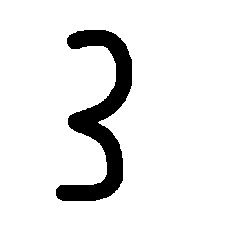
#> input picture data/digits/3_1.png, 228 x 228 px, found by its file name
$ jupyter execute --allow-errors digits_training.ipynb
#> lines starting #> are read from the running program, lines starting #| are printed output that depends on the picture; after the words box and inside, x2 and y2 are one past the last pixel; in counts of white or black regions, pixels touching at a corner belong together
[cell 1]
import os
from PIL import Image
import numpy as np
import pandas as pd
from matplotlib import pyplot as plt

def plot_digit(dgts, tit = None):
    f, ax = plt.subplots()
    ax.imshow(dgts.reshape(30, 30),cmap='gray')
    if tit: ax.set_title(tit)
    plt.show()

[cell 2]
def get_image_vect(path):
    imagen_original = Image.open(path)
    imagen_redimensionada = imagen_original.resize((30, 30))
    imagen_escala_de_grises = imagen_redimensionada.convert("L")
    datos_pixeles = list(imagen_escala_de_grises.getdata())
    datos_pixeles_normalizados = [int(pixel / 255 * 15) for pixel in datos_pixeles]
    return datos_pixeles_normalizados


def get_trainng_digits(path):
#> called with path = '../data/digits'
    data = []
    labels = []
    digit_ns = [f for f in os.listdir(path)]
    for n, digit_n in enumerate(digit_ns):
        imagen_original = Image.open(os.path.join(path,digit_n))
#> imagen_original is the input picture: PIL image 228x228 RGB; 90.9% white; 1 black region, box (x1, y1, x2, y2) and area: (56, 30, 132, 201) 4715
        imagen_redimensionada = imagen_original.resize((30, 30))
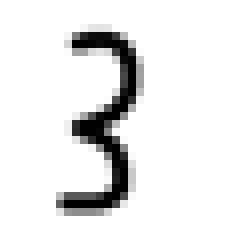
#> imagen_redimensionada: PIL image 30x30 RGB (shown 8 times larger); min 0, max 255, mean 231.8
        imagen_escala_de_grises = imagen_redimensionada.convert("L")
        datos_pixeles = list(imagen_escala_de_grises.getdata())
#> datos_pixeles = 900 values, max 255 at index 0, min 0 at index 159, mean 231.8
        datos_pixeles_normalizados = [int(pixel / 255 * 15) for pixel in datos_pixeles]
#> datos_pixeles_normalizados = 900 values, max 15 at index 0, min 0 at index 131, mean 13.58
        data.append(datos_pixeles_normalizados)
        labels.append(digit_n.split('_')[0])
    return {'data': np.array(data), 'labels': labels}
digits_path = '../data/digits'
trainng_digits = get_trainng_digits(digits_path)
#> trainng_digits = 2 items

plot_digit(trainng_digits['data'][0], tit = None)
#> in plot_digit, `plt.show()`:
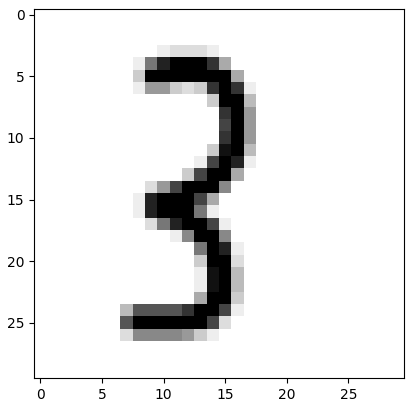
#> figure drawn by matplotlib, 1 panel
#> (reads projects/digits_recognition/digit_recognition_model.pkl from the repository)
